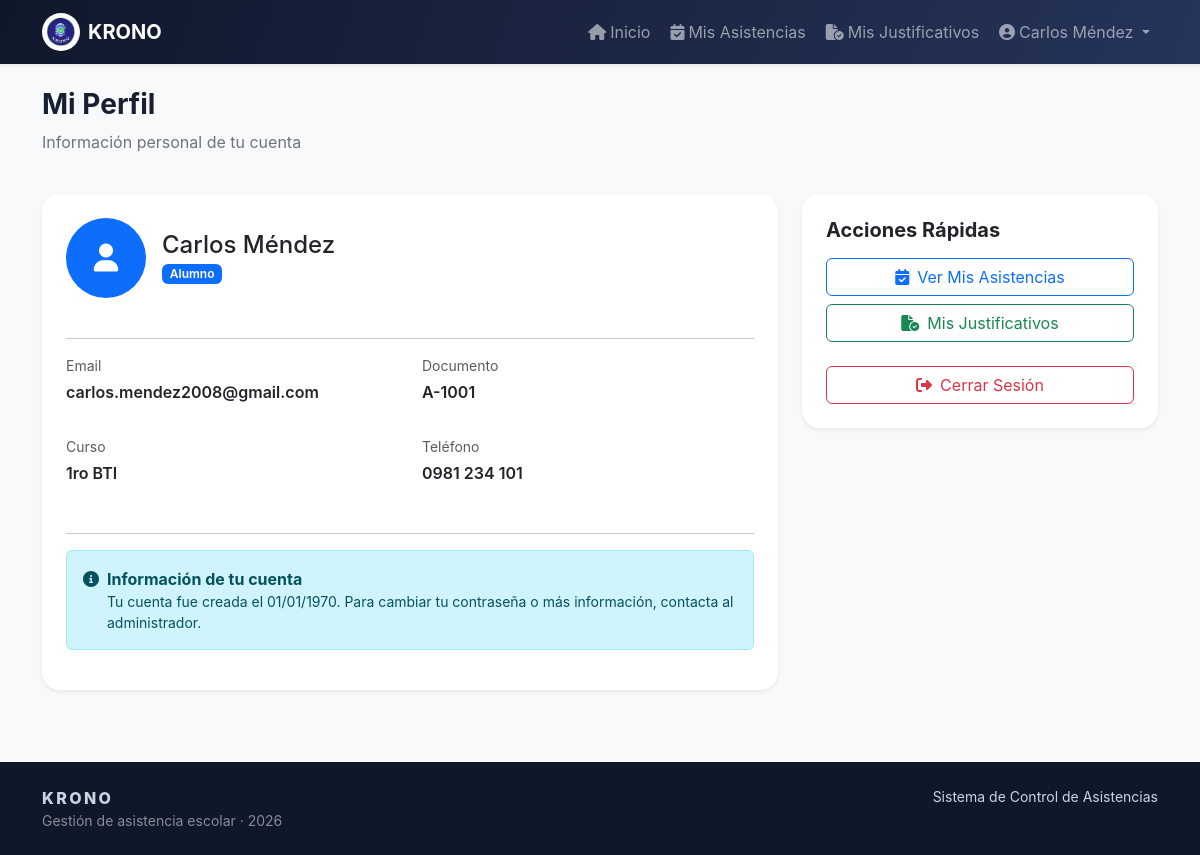
The app's page /perfil.php (signed in) with its own data.
### tables this page shows
CREATE TABLE `alumnos` (
  `id` int(11) NOT NULL,
  `nombre` varchar(140) NOT NULL,
  `documento` varchar(30) NOT NULL,
  `curso_id` int(11) NOT NULL,
  `email` varchar(120) DEFAULT NULL,
  `telefono` varchar(30) DEFAULT NULL,
  `estado` enum('Activo','Inactivo') DEFAULT 'Activo'
);

CREATE TABLE `cursos` (
  `id` int(11) NOT NULL,
  `nombre` varchar(100) NOT NULL,
  `nivel` varchar(60) NOT NULL,
  `turno` enum('Mañana','Tarde') NOT NULL DEFAULT 'Mañana',
  `anio` year(4) NOT NULL DEFAULT 2026,
  `activo` tinyint(1) NOT NULL DEFAULT 1
);

### auth.php (called while the page is built, shortened)
<?php
require_once __DIR__ . '/conexion.php';
function get_user() {
    return $_SESSION['user'] ?? null;
}
function get_rol() {
    $user = get_user();
    return $user['rol'] ?? null;
}
function has_role($role) {
    return get_rol() === $role;
}
function is_profesor() {
    return has_role('profesor');
}
function is_alumno() {
    return has_role('alumno');
}
function get_user_full_data() {
    global $pdo;
    $user = get_user();
    try {
        if ($user['rol'] === 'profesor') {
            $stmt = $pdo->prepare('SELECT * FROM profesores WHERE id = ?');
            $stmt->execute([$user['profesor_id']]);
            return $stmt->fetch(PDO::FETCH_ASSOC);
        } else if ($user['rol'] === 'alumno') {
            $stmt = $pdo->prepare('SELECT a.*, c.nombre as curso_nombre FROM alumnos a LEFT JOIN cursos c ON a.curso_id = c.id WHERE a.id = ?');
            $stmt->execute([$user['alumno_id']]);
            return $stmt->fetch(PDO::FETCH_ASSOC);
        }
    } catch (PDOException $e) {
        return null;
    }
}
?>

### config.php (called while the page is built, shortened)
<?php
require_once __DIR__ . '/conexion.php';
require_once __DIR__ . '/auth.php';
function e($v) {
    return htmlspecialchars((string)($v ?? ''), ENT_QUOTES, 'UTF-8');
}
?>

### perfil.php (the view, shortened to what this page needs)
<?php
require 'header.php';
require_once 'auth.php';
$user_data = get_user_full_data();
$current_user = get_user();
?>
<div class="d-flex justify-content-between align-items-center mb-4">
    <div>
        <h1 class="h3 fw-bold">Mi Perfil</h1>
        <p class="text-secondary">Información personal de tu cuenta</p>
    </div>
</div>
<div class="row">
    <div class="col-lg-8">
        <div class="card shadow-sm border-0 p-4">
            <div class="d-flex align-items-center mb-4">
                <div class="bg-primary text-white rounded-circle d-flex align-items-center justify-content-center" style="width: 80px; height: 80px;">
                    <i class="fa-solid fa-user fs-3"></i>
                </div>
                <div class="ms-3">
                    <h2 class="h4 mb-0"><?= e($current_user['nombre']) ?></h2>
                    <p class="text-muted mb-0">
                        <span class="badge" style="background: <?= is_profesor() ? '#ffc107' : '#0d6efd' ?>">
                            <?= is_profesor() ? 'Profesor' : 'Alumno' ?>
                        </span>
                    </p>
                </div>
            </div>
            <hr>
            <div class="row mb-3">
                <div class="col-md-6">
                    <p class="text-muted small mb-1">Email</p>
                    <p class="fw-semibold"><?= e($current_user['email']) ?></p>
                </div>
                <?php if ($user_data): ?>
                    <div class="col-md-6">
                        <p class="text-muted small mb-1">
                            <?= is_profesor() ? 'Especialidad' : 'Documento' ?>
                        </p>
                        <p class="fw-semibold">
                            <?= is_profesor() ? e($user_data['especialidad'] ?? 'N/A') : e($user_data['documento'] ?? 'N/A') ?>
                        </p>
                    </div>
                <?php endif; ?>
            </div>
            <?php if (is_profesor() && $user_data): ?>
                <div class="row mb-3">
                    <div class="col-md-6">
                        <p class="text-muted small mb-1">Teléfono</p>
                        <p class="fw-semibold"><?= e($user_data['telefono'] ?? 'No registrado') ?></p>
                    </div>
                </div>
            <?php elseif (is_alumno() && $user_data): ?>
                <div class="row mb-3">
                    <div class="col-md-6">
                        <p class="text-muted small mb-1">Curso</p>
                        <p class="fw-semibold"><?= e($user_data['curso_nombre'] ?? 'N/A') ?></p>
                    </div>
                    <div class="col-md-6">
                        <p class="text-muted small mb-1">Teléfono</p>
                        <p class="fw-semibold"><?= e($user_data['telefono'] ?? 'No registrado') ?></p>
                    </div>
                </div>
            <?php endif; ?>
            <hr>
            <div class="alert alert-info d-flex align-items-start">
                <i class="fa-solid fa-circle-info me-2 mt-1"></i>
                <div>
                    <strong>Información de tu cuenta</strong>
                    <p class="mb-0 small">Tu cuenta fue creada el <?= date('d/m/Y', strtotime($current_user['fecha_creacion'])) ?>. Para cambiar tu contraseña o más información, contacta al administrador.</p>
                </div>
            </div>
        </div>
    </div>
    <div class="col-lg-4">
        <div class="card shadow-sm border-0 p-4">
            <h5 class="fw-bold mb-3">Acciones Rápidas</h5>
            <?php if (is_profesor()): ?>
                <a href="asistencias.php" class="btn btn-outline-primary w-100 mb-2">
                    <i class="fa-solid fa-clipboard-check me-2"></i>Registrar Asistencia
                </a>
                <a href="justificativos.php" class="btn btn-outline-success w-100 mb-2">
                    <i class="fa-solid fa-file-circle-check me-2"></i>Ver Justificativos
                </a>
                <a href="consultas.php" class="btn btn-outline-info w-100 mb-2">
                    <i class="fa-solid fa-filter me-2"></i>Consultas
                </a>
            <?php elseif (is_alumno()): ?>
                <a href="mis-asistencias.php" class="btn btn-outline-primary w-100 mb-2">
                    <i class="fa-solid fa-calendar-check me-2"></i>Ver Mis Asistencias
                </a>
                <a href="mis-justificativos.php" class="btn btn-outline-success w-100 mb-2">
                    <i class="fa-solid fa-file-circle-check me-2"></i>Mis Justificativos
                </a>
            <?php endif; ?>
            <a href="logout.php" class="btn btn-outline-danger w-100 mt-3">
                <i class="fa-solid fa-sign-out-alt me-2"></i>Cerrar Sesión
            </a>
        </div>
    </div>
</div>
<?php require 'footer.php'; ?>

### header.php (shortened to what this page needs)
<?php
require_once __DIR__ . '/config.php';
require_once __DIR__ . '/auth.php';
$current_user = get_user();
$user_data = get_user_full_data();
?>
<!doctype html>
<html lang="es">
<head>
    <link href="https://cdn.jsdelivr.net/npm/bootstrap@5.3.3/dist/css/bootstrap.min.css" rel="stylesheet">
    <link href="https://cdnjs.cloudflare.com/ajax/libs/font-awesome/6.5.2/css/all.min.css" rel="stylesheet">
    <link href="styles.css" rel="stylesheet">
</head>
<body class="bg-light">
    <nav class="navbar navbar-expand-lg navbar-dark bg-dark sticky-top shadow-sm">
        <div class="container">
            <a class="navbar-brand d-flex align-items-center gap-2" href="index.php">
                <img src="logo.png" onerror="this.style.display='none'" width="38" height="38" class="rounded-circle bg-white p-1 object-fit-contain" alt="Logo KRONO">
                <span class="fw-bold tracking-wide">KRONO</span>
            </a>
            <div class="collapse navbar-collapse" id="mainNav">
                <ul class="navbar-nav ms-auto align-items-lg-center gap-lg-1">
                    <?php if (is_profesor()): ?>
                        <li class="nav-item">
                            <a class="nav-link" href="index.php"><i class="fa-solid fa-chart-pie me-1"></i>Inicio</a>
                        </li>
                        <li class="nav-item">
                            <a class="nav-link" href="dashboard.php"><i class="fa-solid fa-chart-line me-1"></i>Dashboard</a>
                        </li>
                        <li class="nav-item">
                            <a class="nav-link" href="alumnos.php"><i class="fa-solid fa-users me-1"></i>Alumnos</a>
                        </li>
                        <li class="nav-item">
                            <a class="nav-link" href="cursos.php"><i class="fa-solid fa-book-open me-1"></i>Cursos</a>
                        </li>
                        <li class="nav-item">
                            <a class="nav-link" href="profesores.php"><i class="fa-solid fa-chalkboard-user me-1"></i>Profesores</a>
                        </li>
                        <li class="nav-item">
                            <a class="nav-link" href="asistencias.php"><i class="fa-solid fa-clipboard-check me-1"></i>Asistencias</a>
                        </li>
                        <li class="nav-item">
                            <a class="nav-link" href="cargar_asistencia_curso.php"><i class="fa-solid fa-list-check me-1"></i>Cargar por Curso</a>
                        </li>
                        <li class="nav-item">
                            <a class="nav-link" href="justificativos.php"><i class="fa-solid fa-file-circle-check me-1"></i>Justificativos</a>
                        </li>
                        <li class="nav-item">
                            <a class="nav-link" href="exportar.php"><i class="fa-solid fa-download me-1"></i>Exportar</a>
                        </li>
                        <li class="nav-item">
                            <a class="nav-link" href="consultas.php"><i class="fa-solid fa-filter me-1"></i>Consultas</a>
                        </li>
                        <li class="nav-item">
                            <a class="nav-link" href="reportes.php"><i class="fa-solid fa-chart-column me-1"></i>Reportes</a>
                        </li>
                    <?php elseif (is_alumno()): ?>
                        <li class="nav-item">
                            <a class="nav-link" href="index.php"><i class="fa-solid fa-home me-1"></i>Inicio</a>
                        </li>
                        <li class="nav-item">
                            <a class="nav-link" href="mis-asistencias.php"><i class="fa-solid fa-calendar-check me-1"></i>Mis Asistencias</a>
                        </li>
                        <li class="nav-item">
                            <a class="nav-link" href="mis-justificativos.php"><i class="fa-solid fa-file-circle-check me-1"></i>Mis Justificativos</a>
                        </li>
                    <?php endif; ?>
                    <li class="nav-item dropdown">
                        <a class="nav-link dropdown-toggle" href="#" id="userDropdown" role="button" data-bs-toggle="dropdown" aria-expanded="false">
                            <i class="fa-solid fa-user-circle me-1"></i><?= e($current_user['nombre']) ?>
                        </a>
                    </li>
                </ul>
            </div>
        </div>
    </nav>
    <main class="container py-4">

### styles.css (style rules this page uses)
:root { --navy:#0f172a;--navy2:#1e293b;--purple:#6558d3;--green:#19a974;--orange:#f59e0b;--red:#ef6262;--bg:#f5f7fb;--ink:#172033 }
body { background:var(--bg);color:var(--ink);font-family:Inter,system-ui,-apple-system,sans-serif }
.navbar { background:linear-gradient(110deg,var(--navy),#26345b);box-shadow:0 8px 24px #0f172a24 }
.card { border:0;border-radius:18px;box-shadow:0 10px 30px #202a4510 }
.badge { font-weight:600 }

### records on screen
alumnos: nombre "Carlos Méndez", email "carlos.mendez2008@gmail.com", documento "A-1001", curso.nombre "1ro BTI", telefono "0981 234 101"

### other values on screen
date('d/m/Y', strtotime($current_user['fecha_creacion'])) "01/01/1970"
